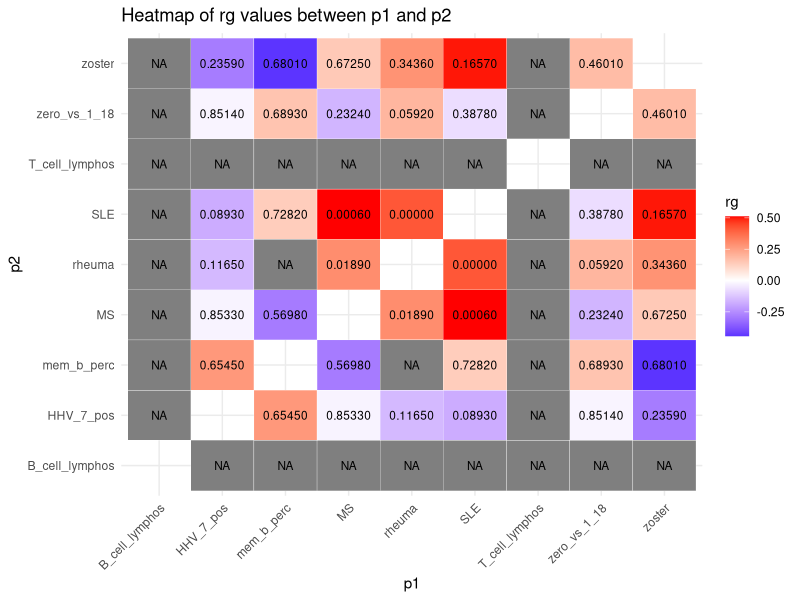

Here is the R script that generated this plot:
library(tidyverse)

rgs<-read.table("data_extract.tsv", header=TRUE)
rgs<-rgs %>% mutate(p1=str_replace(string = p1,pattern = ".sumstats.gz", replacement = "")) %>%
        mutate(p1=str_replace(string = p1,pattern = "results/ldsc/munged/", replacement = "")) %>%
  mutate(p2=str_replace(string = p2,pattern = ".sumstats.gz", replacement = "")) %>%
  mutate(p2=str_replace(string = p2,pattern = "results/ldsc/munged/", replacement = ""))

rgs<-rbind(rgs, 
           rgs %>% rename(p1=p2, p2=p1))



ggplot(rgs, aes(x = p1, y = p2, fill = rg, text=p)) +
  geom_tile(color = "white") +  # Add white borders for better distinction
  scale_fill_gradient2(low = "blue", mid = "white", high = "red", midpoint = 0) +
  geom_text(aes(label = sprintf("%.5f", p)), color = "black", size = 3) +  # Add p-values
  labs(
    x = "p1",
    y = "p2",
    fill = "rg",
    title = "Heatmap of rg values between p1 and p2"
  ) +
  theme_minimal() +
  theme(axis.text.x = element_text(angle = 45, hjust = 1))
